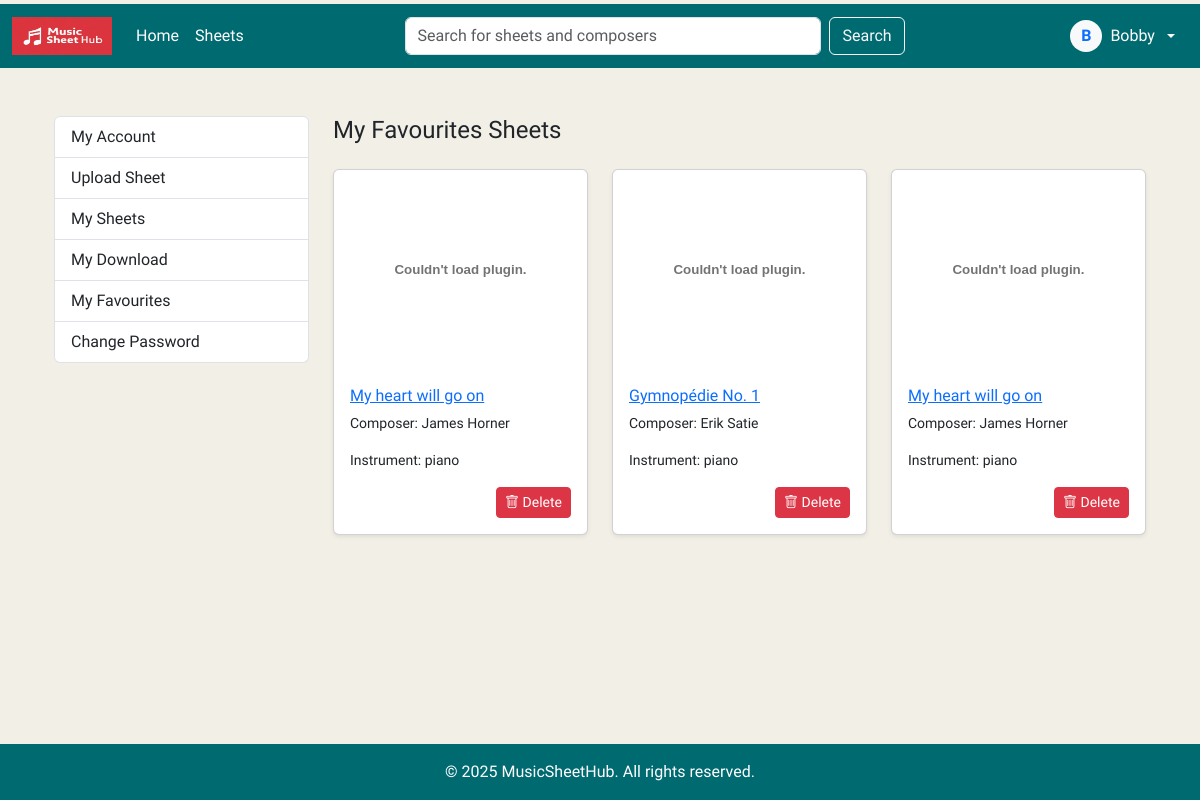
Before: /profile?tab=favourites (signed in) with the older database file.
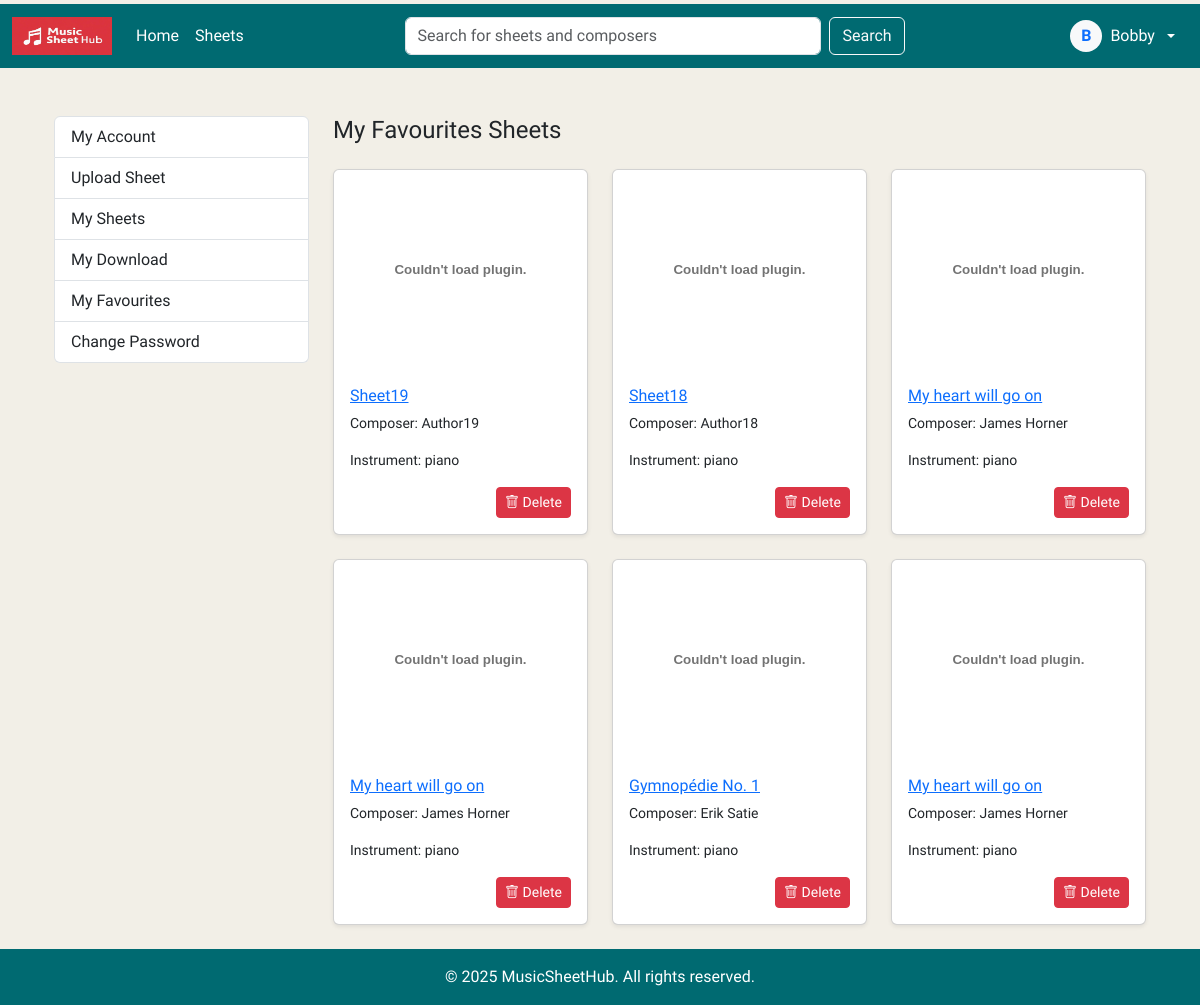
After: the same page with the newer database file.
### tables this page shows
CREATE TABLE favourites (id INTEGER PRIMARY KEY, sheet_id INTEGER REFERENCES Sheets (id), username TEXT NOT NULL, filename TEXT NOT NULL, sheetname TEXT NOT NULL, composer TEXT, instrument TEXT, favourited_at TEXT DEFAULT (CURRENT_TIMESTAMP));

### app.py (the view, shortened to what this page needs)
@app.route('/profile', methods=['GET', 'POST'])
def profile():
    active_tab = request.args.get('tab', 'account')
    username = session['username']
    db = get_db()
    cursor = db.cursor()
    cursor.execute("SELECT id FROM users WHERE username=?", (username, ))
    user_id = cursor.fetchone()[0]
    cursor.execute("SELECT id, name FROM Genres")
    genres = cursor.fetchall()
    cursor.execute("SELECT email from users WHERE username = ?", (username,))
    row = cursor.fetchone()
    email = row[0] if row else ''
    sheets = []
    if active_tab == 'sheets':
        cursor.execute(
            "SELECT id, filename, sheetname, composer, instrument, "
            "created_at FROM sheets WHERE uploader_id = ? "
            "ORDER BY created_at DESC", (user_id, ))
        sheets = cursor.fetchall()
    downloads = []
    favourites = []
    if active_tab == 'favourites':
        cursor.execute('''
        SELECT id, sheet_id, sheetname, filename,
        composer, instrument, favourited_at
        FROM favourites
        WHERE username = ?
        ORDER BY favourited_at DESC ''', (username,))
        favourites = cursor.fetchall()
    print("Genres loaded:", genres)
    return render_template('profile.html', tab=active_tab, username=username,
                           email=email, sheets=sheets, downloads=downloads,
                           favourites=favourites, genres=genres)

### app.py (called while the page is built)
def get_db():
    db = getattr(g, '_database', None)
    if db is None:
        db = g._database = sqlite3.connect(DATABASE)
    return db

@app.teardown_appcontext
def close_connection(exception):
    db = getattr(g, '_database', None)
    if db is not None:
        db.close()

### templates/profile.html
{% extends 'base.html' %}
{% block content %}
<div class="container-fluid mt-4">
    <div class="row">
        <div class="col-md-3">
            <div class="list-group">
                <a href="{{ url_for('profile', tab='account') }}" class="list-group-item">
                    My Account
                </a>
                <a href="{{ url_for('profile', tab='upload') }}" class="list-group-item">
                    Upload Sheet
                </a>
                <a href="{{ url_for('profile', tab='sheets') }}" class="list-group-item">
                    My Sheets
                </a>
                <a href="{{ url_for('profile', tab='downloads') }}" class="list-group-item">
                    My Download
                </a>
                <a href="{{ url_for('profile', tab='favourites') }}" class="list-group-item">
                    My Favourites
                </a>
                <a href="{{ url_for('profile', tab='password') }}" class="list-group-item">
                    Change Password
                </a>
            </div>
        </div>
        <div class="col-md-9">
            {% if tab == 'account' %}
                {% include 'profile/account.html' %}
            {% elif tab == 'upload' %}
                {% include 'profile/upload.html' %}
            {% elif tab == 'sheets' %}
                {% include 'profile/sheets.html' %}
            {% elif tab == 'downloads' %}
                {% include 'profile/downloads.html' %}
            {% elif tab == 'favourites' %}
                {% include 'profile/favourites.html' %}
            {% elif tab == 'password' %}
                {% include 'profile/password.html' %}
            {% endif %}
        </div>
    </div>
</div>
{% endblock %}

### templates/profile/favourites.html
<h4 class="mb-4">My Favourites Sheets</h4>
{% if favourites %}
<div class="row row-cols-1 row-cols-md-3 g-4">
        {% for sheet in favourites %}
            <div class="col">
                <div class="card h-100 shadow-sm">
                    {% set ext = sheet[3].split('.')[-1].lower() %}
                    {% if ext in ['jpg', 'jpeg', 'png', 'gif'] %}
                    <img src="{{ url_for('preview_file', filename=sheet[3]) }}" class="card-img-top" alt="Sheet Thumbnail"
                        style="height: 200px; object-fit: cover;">
                    {% elif ext == 'pdf' %}
                    <embed src="{{ url_for('preview_file', filename=sheet[3]) }}" type="application/pdf" width="100%"
                        height="200px" />
                    {% endif %}
                    <div class="card-body">
                        <a href="{{ url_for('sheet_detail', sheet_id=sheet[1]) }}">
                            <h6 class="card-title text-truncate">{{ sheet[2] }}</h6>
                        </a>
                        <p class="card-text small">Composer: {{ sheet[4] or "N/A" }}</p>
                        <p class="card-text small">Instrument: {{ sheet[5] }}</p>
                        <div class="d-flex justify-content-between mt-2">
                            <form action="{{ url_for('delete_favourite', favourite_id=sheet[0]) }}" method="POST"
                                onsubmit="return confirm('Are you sure you want to delete this sheet from favourites?');"
                                class="ms-auto">
                                <button type="submit" class="btn btn-sm btn-danger">
                                    <i class="bi bi-trash"></i> Delete
                                </button>
                            </form>
                        </div>
                    </div>
                </div>
            </div>
        {% endfor %}
</div>
{% else %}
<p class="text-muted">You haven't collect any favourites sheets yet.</p>
{% endif %}

Changed rows visible on the page:
added favourites: sheetname "Sheet19", composer "Author19", instrument "piano"
added favourites: sheetname "Sheet18", composer "Author18", instrument "piano"
added favourites: sheetname "My heart will go on", composer "James Horner", instrument "piano"
